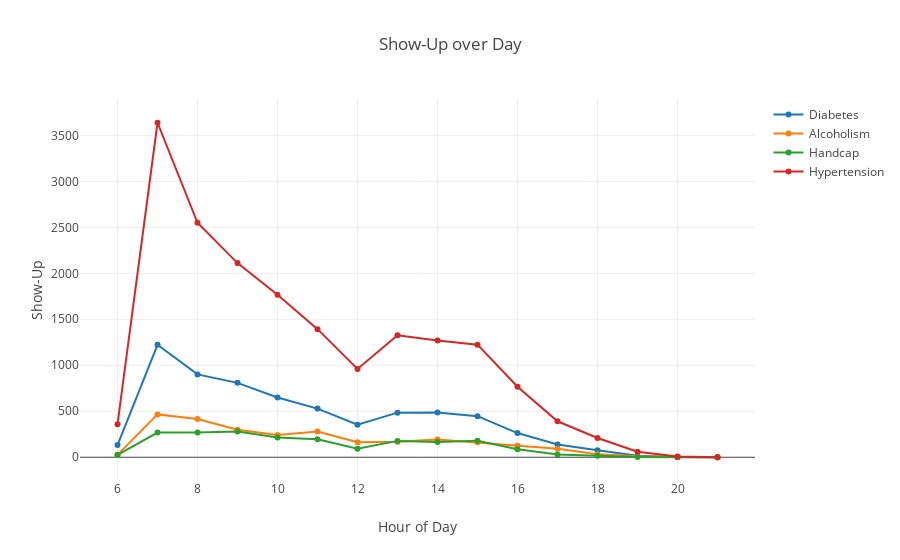

Write notebook code for a chart like this one.
### Code cell
Diabetes = disease_data[disease_data['Category'] == 'Diabetes']
Alcoholism = disease_data[disease_data['Category'] == 'Alcoholism']
Handicap = disease_data[disease_data['Category'] == 'Handicap']
Hypertension = disease_data[disease_data['Category'] == 'Hypertension']

trace0 = go.Scatter(
    x= Diabetes['HourOfDay'],
    y=Diabetes['Show-Up'],
    mode= 'lines+markers',
    text=Diabetes['Category'],
    name="Diabetes")

trace1 = go.Scatter(
    x= Alcoholism['HourOfDay'],
    y=Alcoholism['Show-Up'],
    mode= 'lines+markers',
    text=Alcoholism['Category'],
    name="Alcoholism")

trace2 = go.Scatter(
    x= Handicap['HourOfDay'],
    y=Handicap['Show-Up'],
    mode= 'lines+markers',
    text=Handicap['Category'],
    name='Handcap')

trace3 = go.Scatter(
    x= Hypertension['HourOfDay'],
    y=Hypertension['Show-Up'],
    mode= 'lines+markers',
    text=Hypertension['Category'],
    name='Hypertension')

layout = dict(title = "Show-Up over Day",hovermode='closest',xaxis=dict({"title":"Hour of Day"}),
             yaxis=dict({"title":"Show-Up"}))
dat = [trace0,trace1,trace2,trace3]
fig = go.Figure(data=dat,layout=layout)
iplot(fig,filename='basic-line')

### Figure 1 — Plotly figure (JSON) as saved in the notebook; plotly's stock layout.template omitted (floating-point values rounded to 4 significant figures)
{"data": [{"mode": "lines+markers", "name": "Diabetes", "text": ["Diabetes", "Diabetes", "Diabetes", "Diabetes", "Diabetes", "Diabetes", "Diabetes", "Diabetes", "Diabetes", "Diabetes", "Diabetes", "Diabetes", "Diabetes", "Diabetes", "Diabetes", "Diabetes"], "type": "scatter", "x": [6, 7, 8, 9, 10, 11, 12, 13, 14, 15, 16, 17, 18, 19, 20, 21], "y": [132, 1223, 901, 809, 650, 529, 353, 485, 486, 447, 263, 139, 75, 17, 4, 0]}, {"mode": "lines+markers", "name": "Alcoholism", "text": ["Alcoholism", "Alcoholism", "Alcoholism", "Alcoholism", "Alcoholism", "Alcoholism", "Alcoholism", "Alcoholism", "Alcoholism", "Alcoholism", "Alcoholism", "Alcoholism", "Alcoholism", "Alcoholism", "Alcoholism", "Alcoholism"], "type": "scatter", "x": [6, 7, 8, 9, 10, 11, 12, 13, 14, 15, 16, 17, 18, 19, 20, 21], "y": [26, 466, 416, 300, 242, 280, 164, 169, 194, 162, 126, 92, 33, 11, 2, 0]}, {"mode": "lines+markers", "name": "Handcap", "text": ["Handicap", "Handicap", "Handicap", "Handicap", "Handicap", "Handicap", "Handicap", "Handicap", "Handicap", "Handicap", "Handicap", "Handicap", "Handicap", "Handicap", "Handicap", "Handicap"], "type": "scatter", "x": [6, 7, 8, 9, 10, 11, 12, 13, 14, 15, 16, 17, 18, 19, 20, 21], "y": [25, 269, 269, 281, 214, 195, 92, 178, 167, 179, 87, 29, 15, 3, 0, 0]}, {"mode": "lines+markers", "name": "Hypertension", "text": ["Hypertension", "Hypertension", "Hypertension", "Hypertension", "Hypertension", "Hypertension", "Hypertension", "Hypertension", "Hypertension", "Hypertension", "Hypertension", "Hypertension", "Hypertension", "Hypertension", "Hypertension", "Hypertension"], "type": "scatter", "x": [6, 7, 8, 9, 10, 11, 12, 13, 14, 15, 16, 17, 18, 19, 20, 21], "y": [359, 3637, 2549, 2111, 1766, 1393, 960, 1326, 1269, 1224, 766, 391, 209, 59, 9, 0]}], "layout": {"hovermode": "closest", "title": "Show-Up over Day", "xaxis": {"title": "Hour of Day"}, "yaxis": {"title": "Show-Up"}}}
